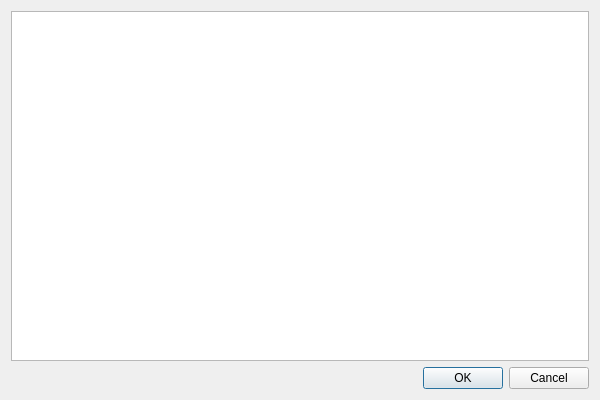
<?xml version="1.0" encoding="UTF-8"?>
<ui version="4.0">
 <class>DeviceDialog</class>
 <widget class="QDialog" name="DeviceDialog">
  <property name="geometry">
   <rect>
    <x>0</x>
    <y>0</y>
    <width>600</width>
    <height>400</height>
   </rect>
  </property>
  <property name="windowTitle">
   <string>Open Device</string>
  </property>
  <layout class="QVBoxLayout" name="verticalLayout">
   <item>
    <widget class="QListWidget" name="listWidget">
     <property name="editTriggers">
      <set>QAbstractItemView::NoEditTriggers</set>
     </property>
     <property name="tabKeyNavigation">
      <bool>true</bool>
     </property>
     <property name="dragDropMode">
      <enum>QAbstractItemView::NoDragDrop</enum>
     </property>
     <property name="defaultDropAction">
      <enum>Qt::IgnoreAction</enum>
     </property>
     <property name="selectionBehavior">
      <enum>QAbstractItemView::SelectItems</enum>
     </property>
     <property name="iconSize">
      <size>
       <width>100</width>
       <height>100</height>
      </size>
     </property>
     <property name="textElideMode">
      <enum>Qt::ElideLeft</enum>
     </property>
     <property name="movement">
      <enum>QListView::Static</enum>
     </property>
     <property name="flow">
      <enum>QListView::LeftToRight</enum>
     </property>
     <property name="resizeMode">
      <enum>QListView::Adjust</enum>
     </property>
     <property name="layoutMode">
      <enum>QListView::Batched</enum>
     </property>
     <property name="viewMode">
      <enum>QListView::IconMode</enum>
     </property>
     <property name="uniformItemSizes">
      <bool>true</bool>
     </property>
     <property name="selectionRectVisible">
      <bool>false</bool>
     </property>
     <property name="sortingEnabled">
      <bool>true</bool>
     </property>
    </widget>
   </item>
   <item alignment="Qt::AlignBottom">
    <widget class="QDialogButtonBox" name="buttonBox">
     <property name="orientation">
      <enum>Qt::Horizontal</enum>
     </property>
     <property name="standardButtons">
      <set>QDialogButtonBox::Cancel|QDialogButtonBox::Ok</set>
     </property>
    </widget>
   </item>
  </layout>
 </widget>
 <resources/>
 <connections>
  <connection>
   <sender>buttonBox</sender>
   <signal>accepted()</signal>
   <receiver>DeviceDialog</receiver>
   <slot>accept()</slot>
   <hints>
    <hint type="sourcelabel">
     <x>248</x>
     <y>254</y>
    </hint>
    <hint type="destinationlabel">
     <x>157</x>
     <y>274</y>
    </hint>
   </hints>
  </connection>
  <connection>
   <sender>buttonBox</sender>
   <signal>rejected()</signal>
   <receiver>DeviceDialog</receiver>
   <slot>reject()</slot>
   <hints>
    <hint type="sourcelabel">
     <x>316</x>
     <y>260</y>
    </hint>
    <hint type="destinationlabel">
     <x>286</x>
     <y>274</y>
    </hint>
   </hints>
  </connection>
 </connections>
 <buttongroups>
  <buttongroup name="caps_handling_group"/>
 </buttongroups>
</ui>
